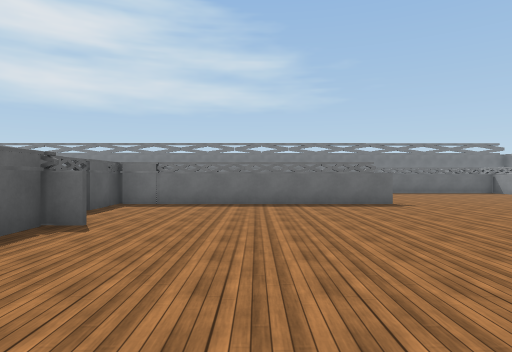
[1] (above)

16 first-person views from a walk through a 3-D level made in the Unity game engine. The camera is 1.4 m above the floor, looks level and sees 75° across. The floor is counted in squares, 2 m on a side. Each view is taken from the middle of a square. On the plan, view 1 faces up. The plan holds only what a view shows up to about 10 squares ahead; the rest is blank. The place goes on beyond the plan. The player character is not drawn. Surface patterns are stand-ins for the level's own textures.

[2]
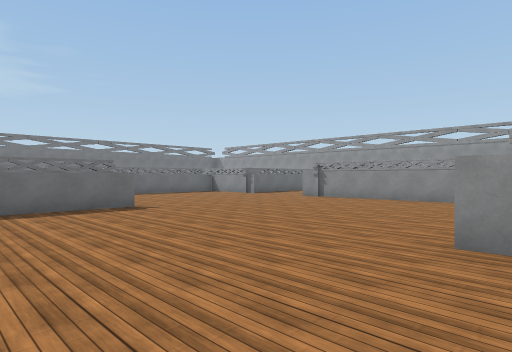

[3]
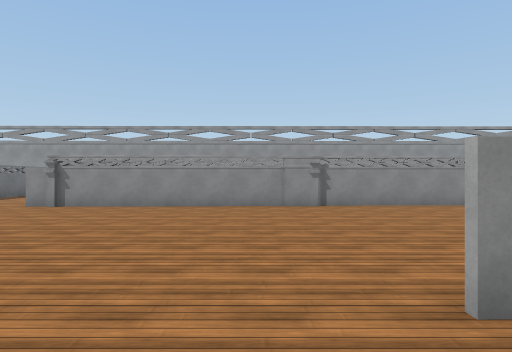

[4]
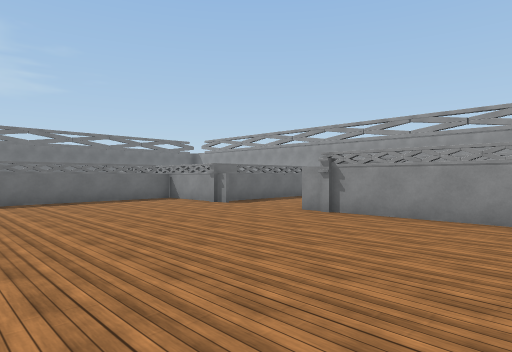

[5]
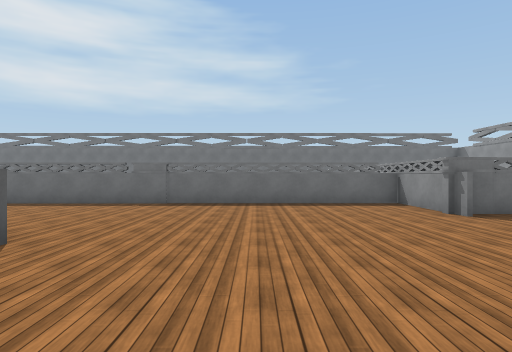

[6]
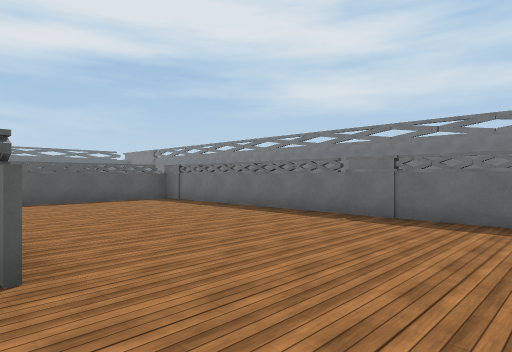

[7]
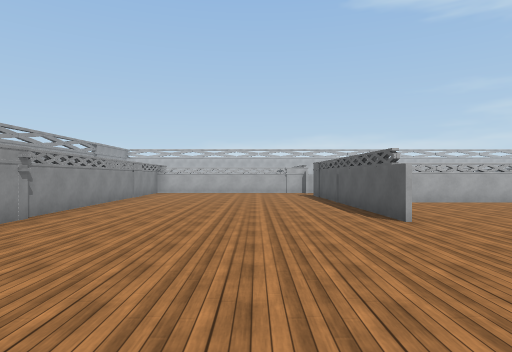

[8]
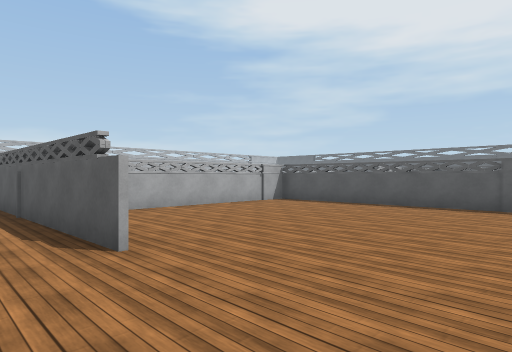

[9]
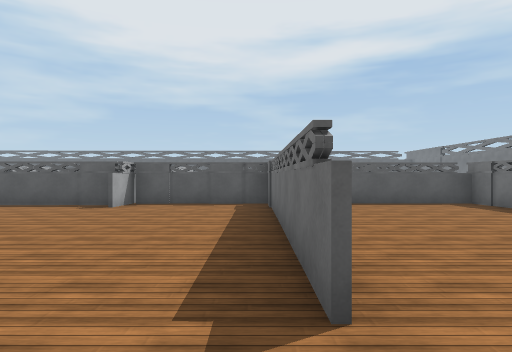

[10]
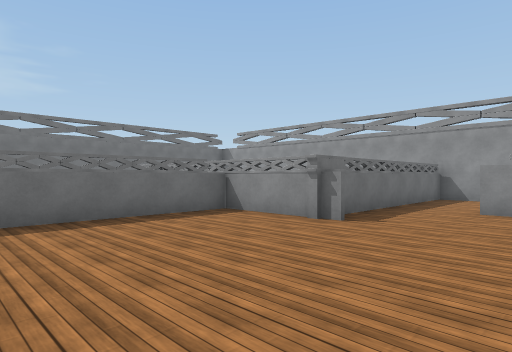

[11]
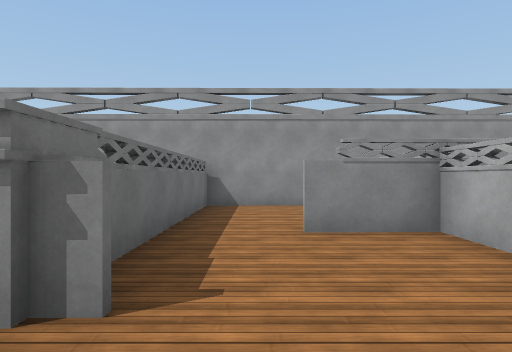

[12]
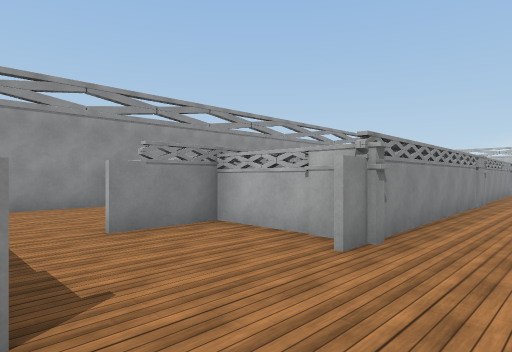

[13]
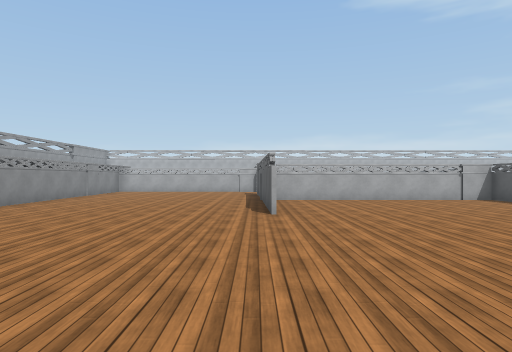

[14]
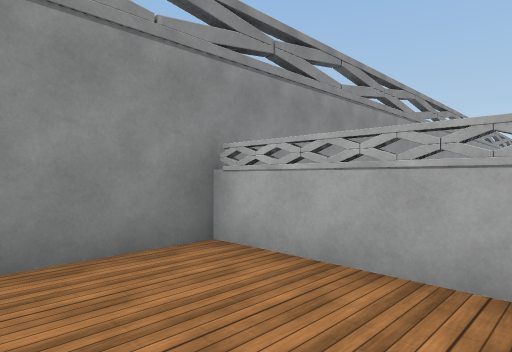

[15]
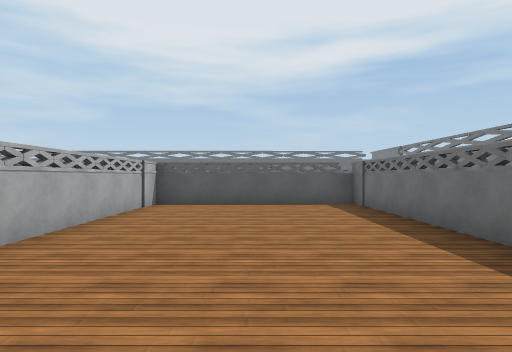

[16]
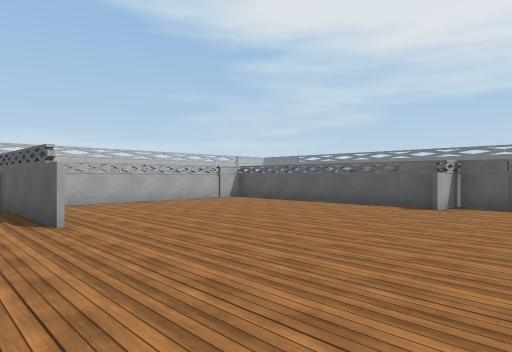

### Floor plan
Points are (right, up) in squares from view 1. A wall is a line through its corners. A room is listed if a view was taken in it or the views show most of it. See-through windows are left out.
Room 1 (views 1, 2, 3, 4, 5, 6, 7, 8, 9, 10, 11, 12, 13, 15, 16)
walls: (3.5, 8.4) (-3.4, 8.3); (3.7, 2) (3.9, -3.5); (3.6, 1.4) (3.6, 2); (10, 7.7) (12, 7.7); (-2.3, 4.7) (-3, 4.7) (-2.8, -1.8) (3.9, -1.8); (9.5, 10.7) (9.4, 14.4); (-3.4, 8.5) (1.7, 8.5); (12.2, 6.9) (12.1, 9.5); (9.7, 13.6) (-3.5, 13.5) (-3.4, 4.8); (12.6, 11.2) (9.4, 11.2); (9.9, -3.1) (9.6, 8.3)
ways out: opening at (12, 10) to room 2
Room 2 (view 14)
walls: (13.3, 7.7) (14.2, 7.6); (13.4, 7.6) (14.5, 7.8); (12, 7.7) (16, 7.7); (16, 7.4) (16, 11.2) (12.6, 11.2)
ways out: opening at (12, 10) to room 1

Where each view was taken, in squares from view 1:
view 1: 0 up, 0 right, facing up
view 2: 1 up, 0 right, facing up-right
view 3: 3 up, 2 right, facing right
view 4: 4 up, 4 right, facing up-right
view 5: 5 up, 6 right, facing up
view 6: 8 up, 6 right, facing up-left
view 7: 7 up, 6 right, facing down
view 8: 5 up, 5 right, facing down-left
view 9: 8 up, 5 right, facing left
view 10: 8 up, 5 right, facing up-right
view 11: 10 up, 8 right, facing right
view 12: 11 up, 8 right, facing down-right
view 13: 8 up, 4 right, facing down
view 14: 10 up, 13 right, facing down-right
view 15: 11 up, 5 right, facing left
view 16: 7 up, 5 right, facing down-left
